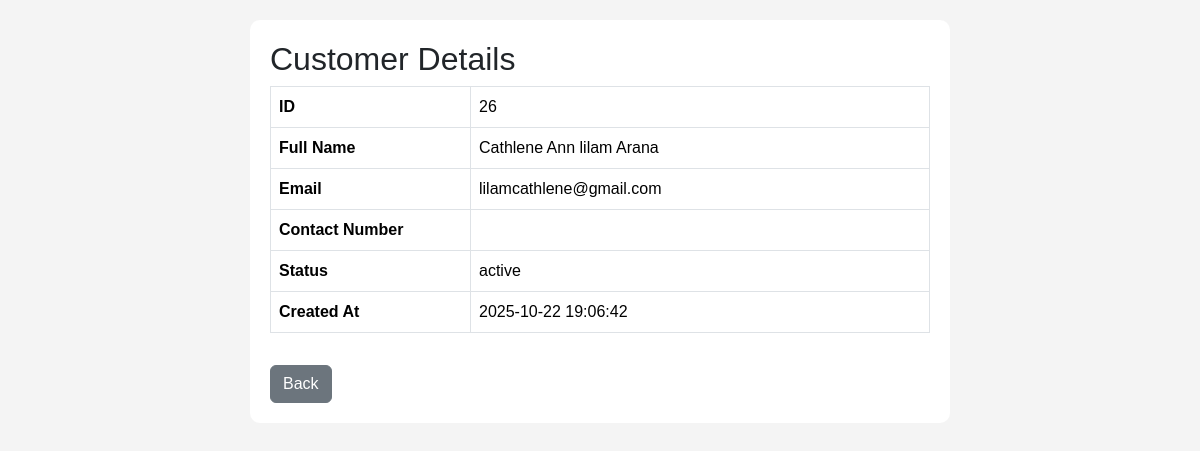
The app's page /php/view_customer.php?id=26 with its own data.
### tables this page shows
CREATE TABLE `users` (
  `user_id` int(11) NOT NULL,
  `first_name` varchar(50) NOT NULL,
  `middle_name` varchar(50) DEFAULT NULL,
  `last_name` varchar(50) NOT NULL,
  `email` varchar(100) NOT NULL,
  `password` varchar(255) NOT NULL,
  `role` enum('customer','admin','staff') NOT NULL,
  `contact_number` varchar(20) DEFAULT NULL,
  `created_at` timestamp NOT NULL DEFAULT current_timestamp(),
  `status` enum('active','inactive') DEFAULT 'active'
);

### php/view_customer.php (the view, shortened to what this page needs)
<?php
try {
    $conn = new PDO("mysql:host=localhost;dbname=event_management", "root", "");
    $conn->setAttribute(PDO::ATTR_ERRMODE, PDO::ERRMODE_EXCEPTION);
    $user_id = $_GET['id'];
    $stmt = $conn->prepare("SELECT * FROM users WHERE user_id = ?");
    $stmt->execute([$user_id]);
    $customer = $stmt->fetch(PDO::FETCH_ASSOC);
} catch(PDOException $e) {
    die("Error: " . $e->getMessage());
}
?>
<!DOCTYPE html>
<html lang="en">
<head>
<link rel="stylesheet" href="../bootstrap/bootstrap.css">
</head>
<body>
<div class="container">
    <h2>Customer Details</h2>
    <table class="table table-bordered">
        <tr>
            <th>ID</th>
            <td><?= htmlspecialchars($customer['user_id']) ?></td>
        </tr>
        <tr>
            <th>Full Name</th>
            <td>
                <?php
                $first = $customer['first_name'] ?? '';
                $middle = $customer['middle_name'] ?? '';
                $last = $customer['last_name'] ?? '';
                $fullName = trim("$first $middle $last");
                echo htmlspecialchars($fullName);
                ?>
            </td>
        </tr>
        <tr>
            <th>Email</th>
            <td><?= htmlspecialchars($customer['email']) ?></td>
        </tr>
        <tr>
            <th>Contact Number</th>
            <td><?= htmlspecialchars($customer['contact_number'] ?? 'N/A') ?></td>
        </tr>
        <tr>
            <th>Status</th>
            <td><?= htmlspecialchars($customer['status'] ?? 'Active') ?></td>
        </tr>
        <tr>
            <th>Created At</th>
            <td><?= htmlspecialchars($customer['created_at'] ?? 'N/A') ?></td>
        </tr>
    </table>
    <a href="customers.php" class="btn btn-secondary mt-3">Back</a>
</div>
</body>
</html>

### php/view_customer.php (style rules this page uses)
body { font-family: Arial, sans-serif; background: #f4f4f4; padding: 20px; }
.container { max-width: 700px; margin: auto; background: #fff; padding: 20px; border-radius: 10px; }
.table th { width: 200px; }

### records on screen
users: user_id "26", fullName "Cathlene Ann lilam Arana", email "lilamcathlene@gmail.com", status "active", created_at "2025-10-22 19:06:42"
